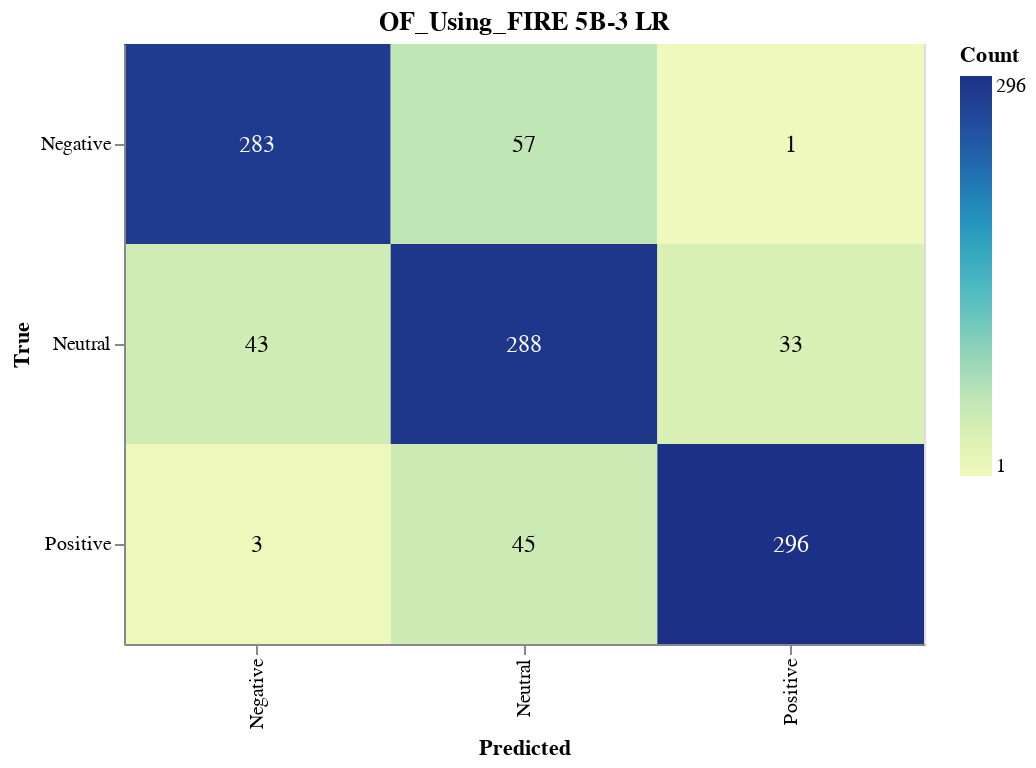

Notebook source saved alongside this figure:
### Markdown cell above
#### Save Confusion Matrix

### Code cell
import altair as alt
import altair_saver
import pandas as pd
from sklearn.metrics import confusion_matrix

# Calculate the confusion matrix
cm = confusion_matrix(true_labels, lr_validation_predictions)

# Define class names
class_names = ['Negative', 'Neutral', 'Positive']

# Convert confusion matrix to DataFrame
cm_df = pd.DataFrame(cm, index=class_names, columns=class_names).reset_index().melt(id_vars='index')
cm_df.columns = ['True', 'Predicted', 'Count']

# Ensure the order of categories
cm_df['True'] = pd.Categorical(cm_df['True'], categories=class_names, ordered=True)
cm_df['Predicted'] = pd.Categorical(cm_df['Predicted'], categories=class_names, ordered=True)

# Create the Altair plot
heatmap = alt.Chart(cm_df).mark_rect().encode(
    x=alt.X('Predicted:O', sort=class_names),
    y=alt.Y('True:O', sort=class_names),
    color='Count:Q',
    tooltip=['True', 'Predicted', 'Count']
).properties(
    width=400,
    height=300,
    title='OF_Using_FIRE 5B-3 LR'
)

# Add text labels
text = heatmap.mark_text(
    align='center',
    baseline='middle',
    fontSize=12
).encode(
    text='Count:Q',
    color=alt.condition(
        alt.datum.Count > cm.max() / 2,
        alt.value('white'),
        alt.value('black')
    )
)

# Combine heatmap and text
final_chart = heatmap + text

# Display the plot
final_chart.show()

### Figure 1 — Vega-Lite specification as saved in the notebook (floating-point values rounded to 4 significant figures)
{"config": {"view": {"continuousWidth": 300, "continuousHeight": 300}}, "layer": [{"mark": {"type": "rect"}, "encoding": {"color": {"field": "Count", "type": "quantitative"}, "tooltip": [{"field": "True", "type": "ordinal"}, {"field": "Predicted", "type": "ordinal"}, {"field": "Count", "type": "quantitative"}], "x": {"field": "Predicted", "sort": ["Negative", "Neutral", "Positive"], "type": "ordinal"}, "y": {"field": "True", "sort": ["Negative", "Neutral", "Positive"], "type": "ordinal"}}, "title": "OF_Using_FIRE 5B-3 LR"}, {"mark": {"type": "text", "align": "center", "baseline": "middle", "fontSize": 12}, "encoding": {"color": {"condition": {"test": "(datum.Count > 148.0)", "value": "white"}, "value": "black"}, "text": {"field": "Count", "type": "quantitative"}, "tooltip": [{"field": "True", "type": "ordinal"}, {"field": "Predicted", "type": "ordinal"}, {"field": "Count", "type": "quantitative"}], "x": {"field": "Predicted", "sort": ["Negative", "Neutral", "Positive"], "type": "ordinal"}, "y": {"field": "True", "sort": ["Negative", "Neutral", "Positive"], "type": "ordinal"}}, "title": "OF_Using_FIRE 5B-3 LR"}], "data": {"name": "data-a66603f828e23cba5c996eb6a9a37608"}, "height": 300, "width": 400, "$schema": "https://vega.github.io/schema/vega-lite/v5.17.0.json", "datasets": {"data-a66603f828e23cba5c996eb6a9a37608": [{"True": "Negative", "Predicted": "Negative", "Count": 283}, {"True": "Neutral", "Predicted": "Negative", "Count": 43}, {"True": "Positive", "Predicted": "Negative", "Count": 3}, {"True": "Negative", "Predicted": "Neutral", "Count": 57}, {"True": "Neutral", "Predicted": "Neutral", "Count": 288}, {"True": "Positive", "Predicted": "Neutral", "Count": 45}, {"True": "Negative", "Predicted": "Positive", "Count": 1}, {"True": "Neutral", "Predicted": "Positive", "Count": 33}, {"True": "Positive", "Predicted": "Positive", "Count": 296}]}}
